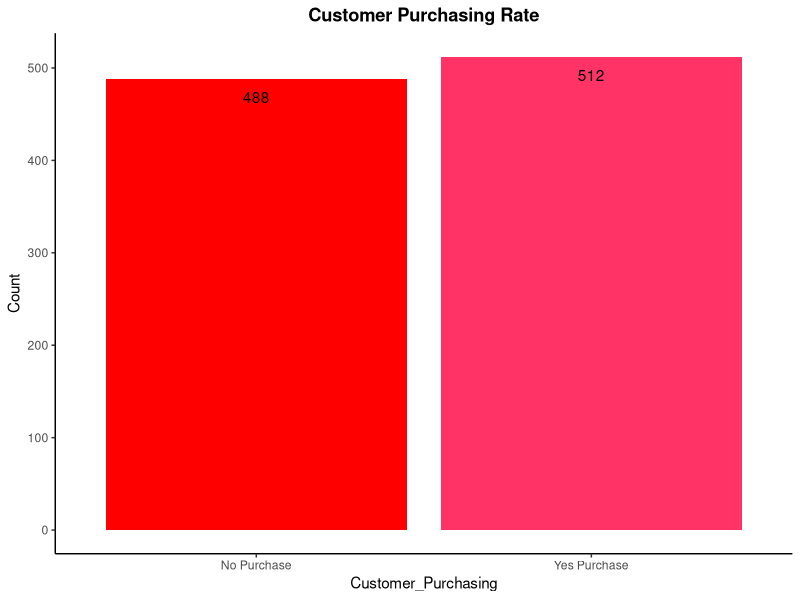
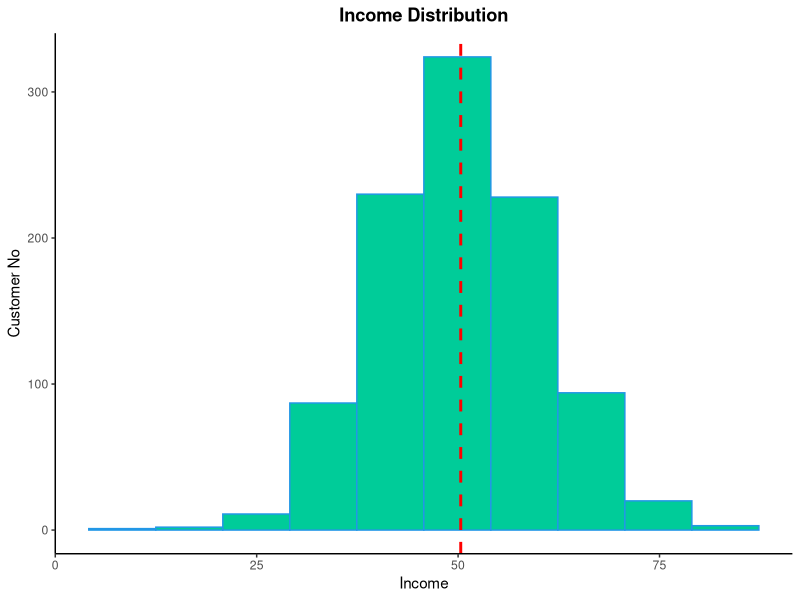
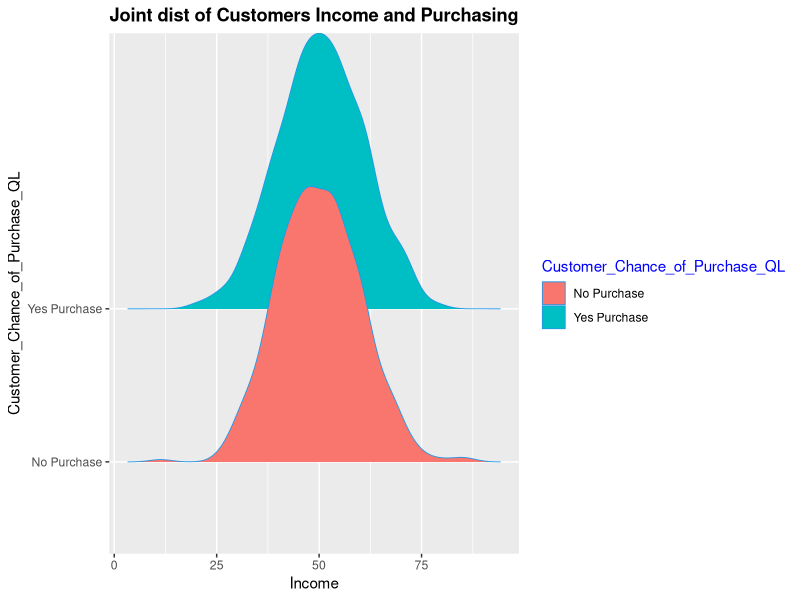
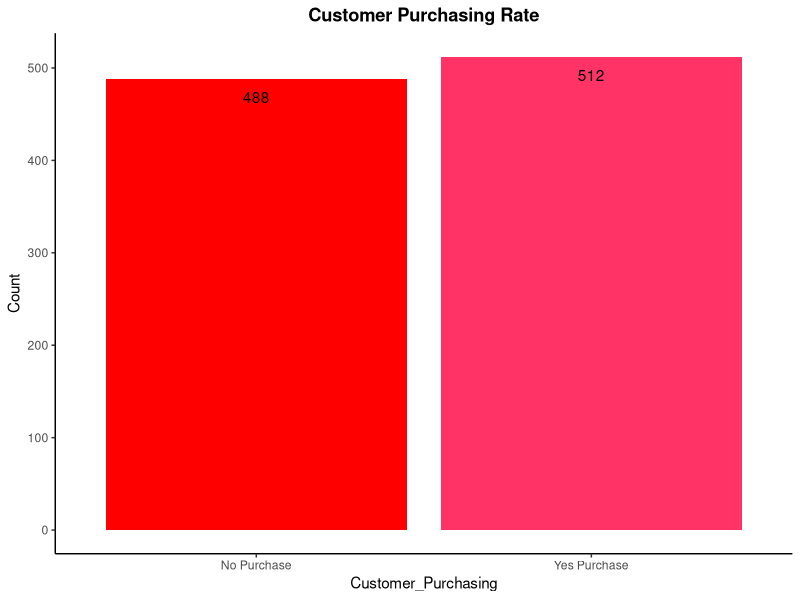
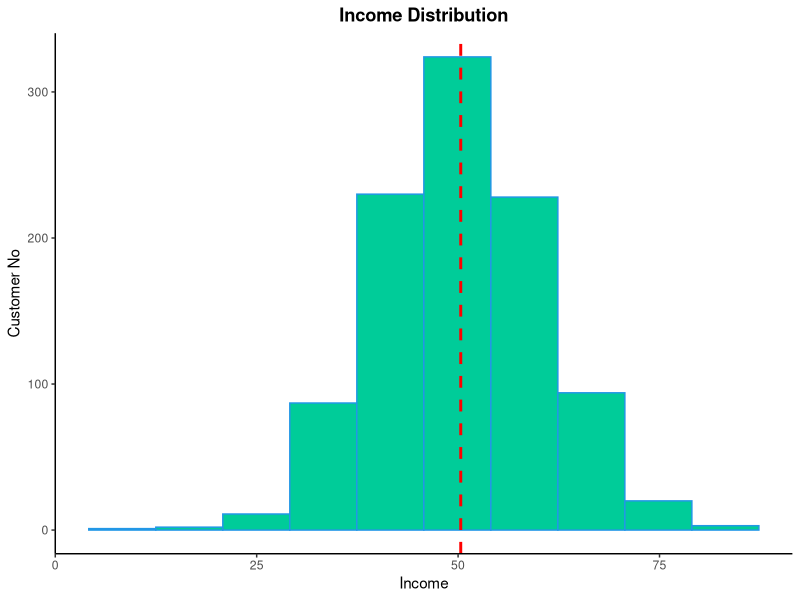
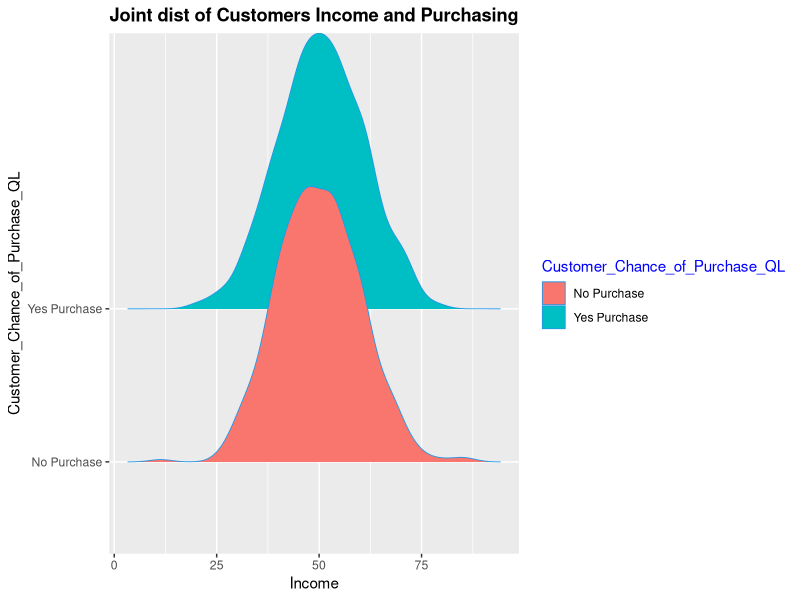

Generate these figures, in order, with R:
#Farhat Joyan - ID 43568 - ITC 255 - Fall 2022
#Professor Asadullah Jawid 
#Final Individual Project 


#For this project, I am using Binary Logistic Regression to study the relationship between two variables
#x:customers income and y:customers making a purchase or not to see if y is dependent on x or not


#The first step is to generate my sample data on both x and y using rbinom and rnorm functions 

y = rbinom(1000, 1, prob = 0.5)#the chance of a customer making a purchase or not
x = rnorm(1000, 50, 10)#customers' income

#The second step is to create the data frame for my dataset 

df = data.frame(Customer_Chance_of_Purchase = y, Customer_Income = x)#creating the data frame for customers income and possibility of purchasing
View(df)

#In order to apply Binary Logistic Regression, I will use Generalized Linear Model to estimate a, b and p-value

help(glm)
Generalized_lm = glm(df$Customer_Chance_of_Purchase~df$Customer_Income, family = 'binomial')
summary(Generalized_lm)

#a and b estimation:
#ahat = 0.127
#bhat = -0.004<0 (with income increasing the chance of purchasing goes down which is true for sample data)
# in order to see it for our population, we have to estimate the p-value)

#Hypothesis Testing:
#H0:b=0//there is no relationship between customers' income and the chance of them purchasing 
#H1:b<0//there is an indirect relationship between customers' income and the chance of them purchasing

#Making inferences:
#Alpha = 0.05
#p-value = 0.588

### p-value > alpha hence we do not reject H0 

######################################################################################################################

#changing Customer_Chance_of_Purchase binary variable to a qualitative variable and adding it to our data set 
Customer_Chance_of_Purchase_QL = c()
for(a in 1:length(df$Customer_Chance_of_Purchase) ) {
  if(df$Customer_Chance_of_Purchase[a]==0){
    Customer_Chance_of_Purchase_QL[a]="No Purchase"
  }else {
    Customer_Chance_of_Purchase_QL[a]="Yes Purchase"
  }
}
df = cbind(df, Customer_Chance_of_Purchase_QL)
View(df)

#######################################################################################################################

#Using Bar Chart to visualize the number of customers either purchasing or not

library(ggplot2)
Customer_table=table(df$Customer_Chance_of_Purchase_QL)
Customer_table=as.data.frame(Customer_table)
colnames(Customer_table)=c('Customer_Purchasing', 'Count')

g0=ggplot(Customer_table, aes(x=Customer_Purchasing, y=Count, fill=Customer_Purchasing))
g0+geom_bar(stat='identity')+
  theme_classic()+
  theme(legend.position = '')+
  theme(axis.title.x = element_text(),
        axis.title.y = element_text(),
        plot.title = element_text(face = 'bold', hjust=.5))+
  ggtitle('Customer Purchasing Rate')+
  geom_text(aes(label = Count), vjust=2)+
  scale_fill_manual(values=c('#FF0000', '#FF3366'))
ggsave('MyBar.pdf')

#######################################################################################################################

#Using histogram to plot the density graph of customers' Income 
g0=ggplot(df, aes(x=Customer_Income))
g0+geom_histogram(bins = 10, fill='#00CC99', colour=4)+
  theme_classic()+
  theme(plot.title = element_text(face = 'bold',
                                  hjust = .5), 
        axis.title.x = element_text(), 
        axis.title.y = element_text())+
  ggtitle('Income Distribution')+
  xlab('Income')+
  ylab('Customer No')+
  geom_vline(xintercept = 50.32813,
             linetype='dashed',
             color='red', 
             size=1)

ggsave('Customer_Income_His.png')

########################################################################################################################
#Plotting joint distribution graph of Customer Income and Purchase using ggridges package 
install.packages('ggridges')
library(ggridges)

ggplot(df, aes(x=Customer_Income, y=Customer_Chance_of_Purchase_QL, fill=Customer_Chance_of_Purchase_QL))+
  geom_density_ridges(color=4, 
                      lwd=.3)+
  theme_gray()+
  theme(plot.title = element_text(face = 'bold', 
                                  hjust = .5), 
        axis.title.x = element_text(),
        axis.title.y = element_text(), 
        legend.title = element_text(color='blue'))+
  ggtitle('Joint dist of Customers Income and Purchasing')+
  xlab('Income')
ggsave('Customer_Income_Purchase_JointDist.pdf')
